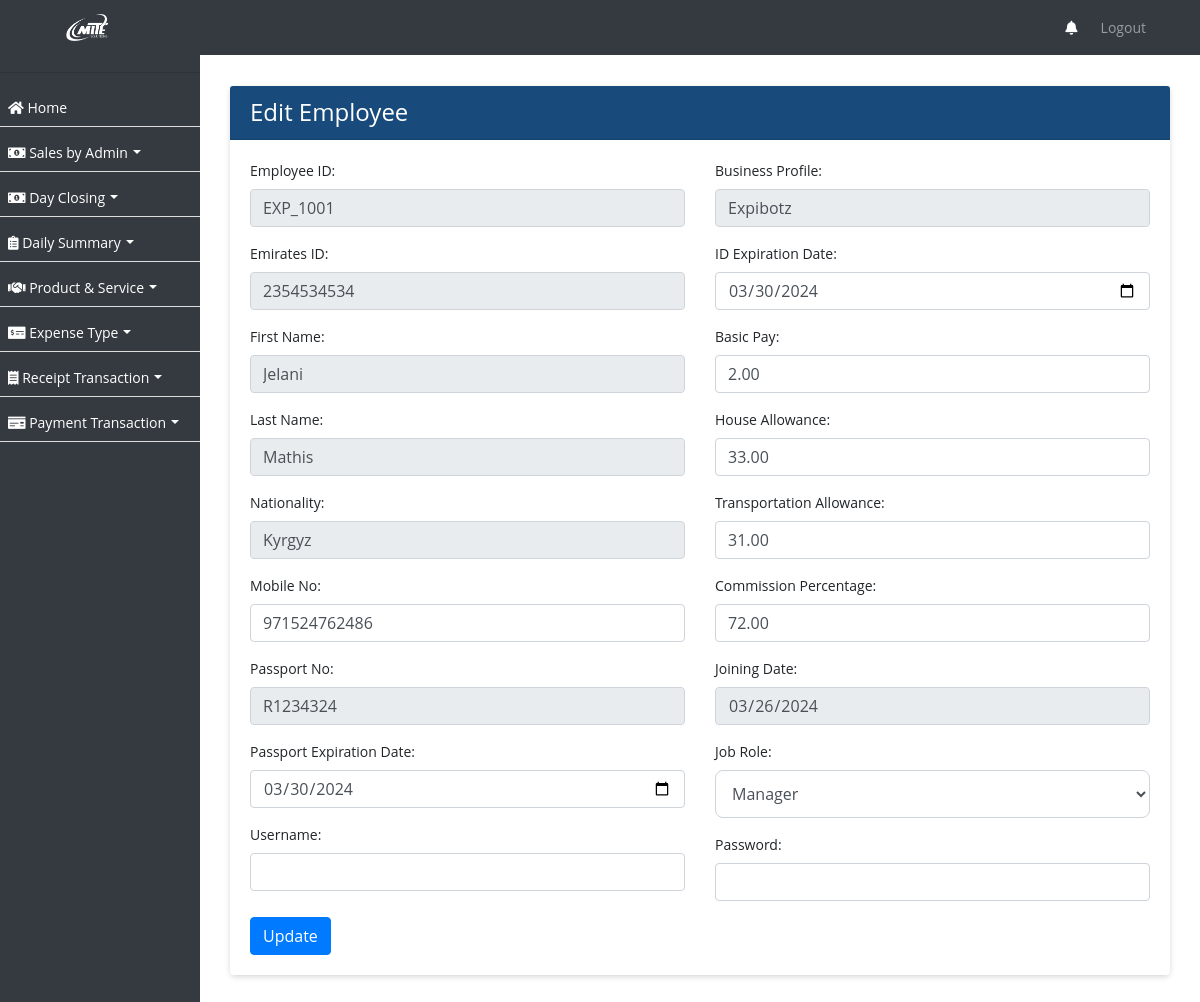
Screenshot of /employees/11/edit/ with the database file from the repository.
### ezshopapp/models.py (models this page shows, shortened)
class Employee(models.Model):
    employee_id = models.CharField(max_length=10, unique=True)
    username = models.CharField(max_length=50, null=True)
    password = models.CharField(max_length=50, null=True)
    business_profile = models.CharField(max_length=255, null=True)
    business_profile_id = models.IntegerField(null=True)
    first_name = models.CharField(max_length=255)
    second_name = models.CharField(max_length=255)
    nationality = models.CharField(max_length=255)
    mobile_no = models.CharField(max_length=20, blank=True, null=True)
    passport_no = models.CharField(max_length=20, unique=True)
    passport_expiration_date = models.DateField()
    emirates_id = models.CharField(max_length=20, unique=True)
    id_expiration_date = models.DateField()
    basic_pay = models.DecimalField(max_digits=10, decimal_places=2)
    house_allowance = models.DecimalField(max_digits=10, decimal_places=2, default=0)
    transportation_allowance = models.DecimalField(max_digits=10, decimal_places=2, default=0)
    commission_percentage = models.DecimalField(max_digits=5, decimal_places=2, default=0, validators=[MinValueValidator(0)])
    joining_date = models.DateField()
    job_role = models.ForeignKey(Role, on_delete=models.SET_NULL, null=True)
    is_employee = models.BooleanField(default=True)
    created_on = models.DateTimeField(auto_now_add=True, null=True)

### ezshopapp/views.py (the view)
# urls.py: path('employees/<int:pk>/edit/', employee_edit, name='employee_edit'),
def employee_edit(request, pk):
    employee = get_object_or_404(Employee, pk=pk)
    if request.method == 'POST':
        form = EmployeeForm(request.POST, instance=employee)
        if form.is_valid():
            form.save()
            return redirect('employee_list')
    else:
        form = EmployeeForm(instance=employee)
    return render(request, 'employee_edit.html', {'form': form})

### ezshopapp/forms.py (shortened to what this page needs)
class EmployeeForm(forms.ModelForm):
    class Meta:
        model = Employee
        fields = '__all__'

### ezshopapp/models.py (called while the page is built)
    def __str__(self):
        return self.name

### ezshopapp/templates/employee_edit.html (shortened to what this page needs)
{% extends 'base.html' %}
{% block content %}
  <div class="container">
    <div class="card">
      <div class="card-header">
        <h4 class="text-white mb-0">Edit Employee</h4>
      </div>
      <div class="card-body">
    <form method="post">
      <div class="row">
      <div class="col-md-6">
      <div class="form-group">
        <label for="employee_id">Employee ID:</label>
        <input type="text" id="employee_id" name="employee_id" value="{{ form.employee_id.value }}" class="form-control" readonly>
      </div>
      <div class="form-group">
        <label for="emirates_id">Emirates ID:</label>
        <input type="text" id="emirates_id" name="emirates_id" value="{{ form.emirates_id.value }}" class="form-control" readonly>
      </div>
      <div class="form-group">
        <label for="first_name">First Name:</label>
        <input type="text" id="first_name" name="first_name" value="{{ form.first_name.value }}" class="form-control" readonly>
      </div>
      <div class="form-group">
        <label for="second_name">Last Name:</label>
        <input type="text" id="second_name" name="second_name" value="{{ form.second_name.value }}" class="form-control" readonly>
      </div>
      <div class="form-group">
        <label for="nationality">Nationality:</label>
        <input type="text" id="nationality" name="nationality" value="{{ form.nationality.value }}" class="form-control" readonly>
      </div>
      <div class="form-group">
        <label for="mobile_no">Mobile No:</label>
        <input type="text" id="mobile_no" name="mobile_no" value="{{ form.mobile_no.value }}" class="form-control">
      </div>
      <div class="form-group">
        <label for="passport_no">Passport No:</label>
        <input type="text" id="passport_no" name="passport_no" value="{{ form.passport_no.value }}" class="form-control" readonly>
      </div>
      <div class="form-group">
        <label for="passport_expiration_date">Passport Expiration Date:</label>
        <input type="date" id="passport_expiration_date" name="passport_expiration_date" value="{{ form.passport_expiration_date.value|date:'Y-m-d' }}" class="form-control" >
      </div>
      <div class="form-group">
        <label for="username">Username:</label>
        <input type="text" id="username" name="username" class="form-control"  required>
    </div>
    </div>
    <div class="col-md-6">
      <div class="form-group">
        <label for="business_profile">Business Profile:</label>
        <input type="text" id="business_profile" name="business_profile" value="{{ form.business_profile.value }}" class="form-control" readonly>
      </div>
      <div class="form-group">
        <label for="id_expiration_date">ID Expiration Date:</label>
        <input type="date" id="id_expiration_date" name="id_expiration_date" value="{{ form.id_expiration_date.value|date:'Y-m-d' }}" class="form-control" >
      </div>
      <div class="form-group">
        <label for="basic_pay">Basic Pay:</label>
        <input type="text" id="basic_pay" name="basic_pay" value="{{ form.basic_pay.value }}" class="form-control" >
      </div>
      <div class="form-group">
        <label for="house_allowance">House Allowance:</label>
        <input type="text" id="house_allowance" name="house_allowance" value="{{ form.house_allowance.value }}" class="form-control" >
      </div>
      <div class="form-group">
        <label for="transportation_allowance">Transportation Allowance:</label>
        <input type="text" id="transportation_allowance" name="transportation_allowance" value="{{ form.transportation_allowance.value }}" class="form-control" >
      </div>
      <div class="form-group">
        <label for="commission_percentage">Commission Percentage:</label>
        <input type="text" id="commission_percentage" name="commission_percentage" value="{{ form.commission_percentage.value }}" class="form-control" >
      </div>
      <div class="form-group">
        <label for="joining_date">Joining Date:</label>
        <input type="date" id="joining_date" name="joining_date" value="{{ form.joining_date.value|date:'Y-m-d' }}" class="form-control" readonly>
      </div>
      <div class="form-group mb-0">
        <label for="job_role">Job Role:</label>
        {{ form.job_role }}
    </div>
    <div class="form-group mt-2">
      <label for="password">Password:</label>
      <input type="password" id="password" name="password" class="form-control"  required>
  </div>
    </div>
  </div>
      <button type="submit" class="btn btn-primary">Update</button>
    </form>
  </div>
</div>
  </div>
{% endblock %}

### ezshopapp/templates/base.html (style rules this page uses)
body, p, h1, h2, h3, h4, h5, h6, a, li, label, input, div, span, small { font-family: "Open Sans", sans-serif !important; }
button:focus, button { outline: none !important; border: none; }
body, p, a, li, li>a { font-size:14px !important; }
h4 { color: #fff !important; }
body { padding-top: 56px; background-color: #ffffff !important; }
.form-control { line-height: 1.25 !important; }
.card { border:0px !important; margin-top:15px; margin-bottom:15px; box-shadow: 0px 2px 6px -1px #ccc; }
.card-header { background-color: #184b7c !important; color:#fff !important; }
.btn-primary { --bs-btn-color: #fff; --bs-btn-bg: #00B69B; --bs-btn-border-color: #00B69B; --bs-btn-hover-color: #000; --bs-btn-hover-bg: #26c1aa; --bs-btn-hover-border-color: #1abda5; --bs-btn-focus-shadow-rgb: 0, 155, 132; --bs-btn-active-color: #000; --bs-btn-active-bg: #33c5af; --bs-btn-active-border-color: #1abda5; --bs-btn-active-shadow: inset 0 3px 5px rgba(0, 0, 0, 0.125); --bs-btn-disabled-color: #000; --bs-btn-disabled-bg: #00B69B; --bs-btn-disabled-border-color: #00B69B; }
input, select { width: 100%; padding: 0.375rem 0.75rem; margin-bottom: 0.5rem; font-size: 1rem; line-height: 1.5; color: #495057; background-color: #fff; background-clip: padding-box; border: 1px solid #ced4da; border-radius: 0.25rem; transition: border-color 0.15s ease-in-out, box-shadow 0.15s ease-in-out; }

### ezshopapp/templates/employee_edit.html (style rules this page uses)
#id_job_role { width: 100% !important; padding: 0.375rem 0.75rem !important; font-size: 1rem !important; height: 48px !important; line-height: 1.5 !important; color: #495057 !important; background-color: #fff !important; background-clip: padding-box !important; border: 1px solid #ced4da !important; border-radius: 0.5rem !important; transition: border-color 0.15s ease-in-out, box-shadow 0.15s ease-in-out !important; }

### rows the page displays
Employee: employee_id "EXP_1001", emirates_id "2354534534", first_name "Jelani", second_name "Mathis", nationality "Kyrgyz", mobile_no "971524762486", passport_no "R1234324", passport_expiration_date "03/30/2024", business_profile "Expibotz", id_expiration_date "03/30/2024", basic_pay "2.00", house_allowance "33.00", transportation_allowance "31.00", commission_percentage "72.00", joining_date "03/26/2024", job_role "Manager"
